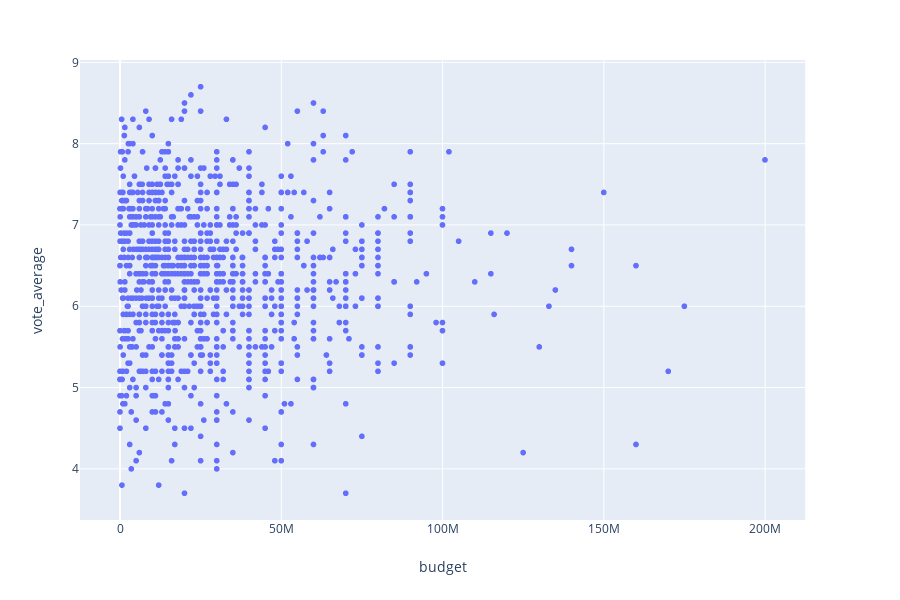

Source (notebook cell):
### Code cell
fig = px.scatter(df_1990s[df_1990s['budget']>0], x='budget', y='vote_average', hover_name='title')
fig.show()

### Figure 1 — Plotly figure (JSON) as saved in the notebook; plotly's stock layout.template omitted (floating-point values rounded to 4 significant figures; data arrays with more than 128 entries replaced by an {"elided": "..."} marker saying what was removed)
{"data": [{"hoverlabel": {"namelength": 0}, "hovertemplate": "<b>%{hovertext}</b><br><br>budget=%{x}<br>vote_average=%{y}", "hovertext": {"elided": "1029 str values"}, "legendgroup": "", "marker": {"color": "#636efa", "symbol": "circle"}, "mode": "markers", "name": "", "showlegend": false, "type": "scattergl", "x": {"elided": "1029 int values"}, "xaxis": "x", "y": {"elided": "1029 float values"}, "yaxis": "y"}], "layout": {"height": 600, "legend": {"tracegroupgap": 0}, "margin": {"t": 60}, "xaxis": {"anchor": "y", "domain": [0, 0.98], "title": {"text": "budget"}}, "yaxis": {"anchor": "x", "domain": [0, 1], "title": {"text": "vote_average"}}}}
